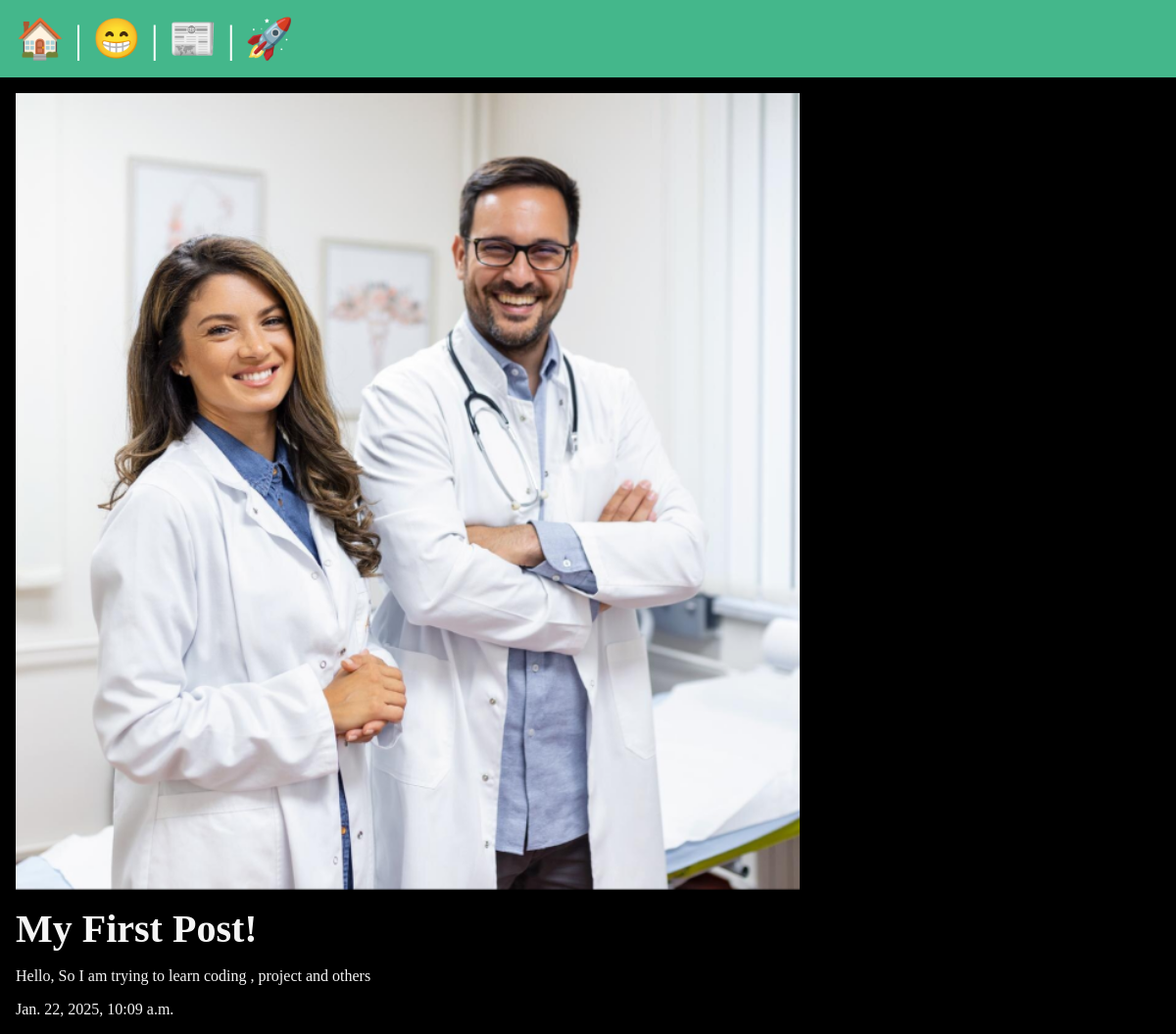
The app's page /posts/first_project with its own data.
### posts/models.py (models this page shows, shortened)
class Post(models.Model):
    title = models.CharField(max_length=75)
    body = models.TextField()
    slug = models.SlugField()
    date = models.DateTimeField(auto_now_add=True)
    banner = models.ImageField(default='doc5.png',blank=True)

### posts/views.py (the view)
# urls.py: path('<slug:slug>', views.post_page, name = "page")
def post_page(request,slug):
    post = Post.objects.get(slug = slug)
    return render(request, 'posts/post_page.html' ,{'post' : post})

### posts/templates/posts/post_page.html (shortened to what this page needs)
{% extends 'layout.html' %}
{% block content %}
<section>
   <img class="banner" src="{{ post.banner.url }}" alt="{{ post.title }}">
    <h1>{{ post.title }}</h1>
    <p>{{ post.body }}</p>
    <p>{{ post.date }}</p>
</section>
{% endblock %}

### records on screen
Post: banner (picture), title "My First Post!", body "Hello, So I am trying to learn coding , project and others", date "Jan. 22, 2025, 10:09 a.m."
